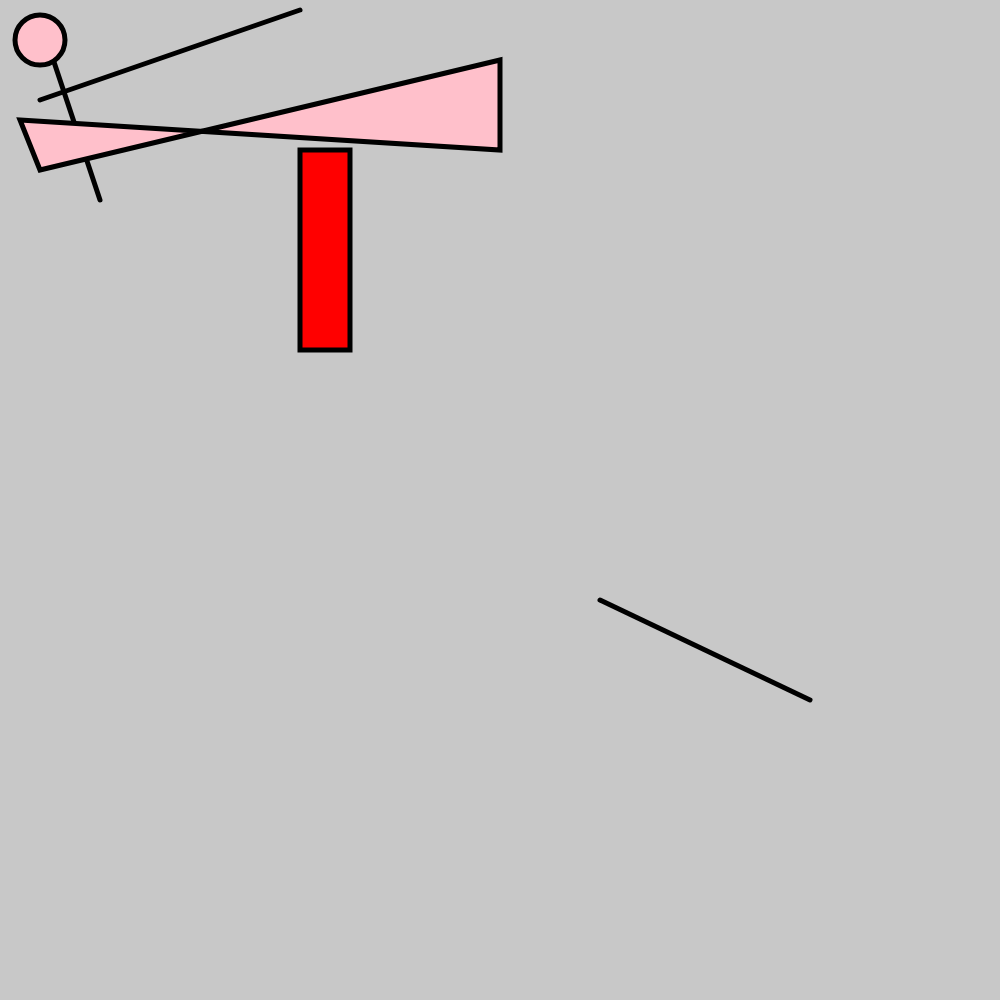
Frame 1 (no input)
Frame 60 (no input): identical to frame 1, image omitted
Frame 120 (the mouse pressed at the canvas centre since frame 60): identical to frame 1, image omitted

The p5.js sketch that drew this single still picture (run headless with seeded random() and noise() and a simulated clock; from frame 60 on, the mouse is pressed at the canvas centre):

// p5.js sketch
// ── sketch.js
//first ever sketch 9/14 
/*
multi line comments
hooray
yipppeee
*/

function setup() {
  createCanvas(1000, 1000);
}

function draw() {
  //background - setting our background color
   fill("red")
   background(200);
  
  //stroke weight - thickness of a line
  strokeWeight(5);

  //line - two sets of coordinates and the line that connects the two
  line(50,50,100,200);

  line(300,10,40,100)

  line(600,600,810,700)

  //fill - must come before the shape; if there's only one then everything will be filled that color
 
  rect(300,150, 50, 200)
  
  fill("pink")
  //circle - first two = point of the circle origin, third # is the diameter
  circle(40,40,50)
  
  //quad - every two is a coordinate point for each point of the quad
  quad(500,60,500,150,20,120,40,170)
}
